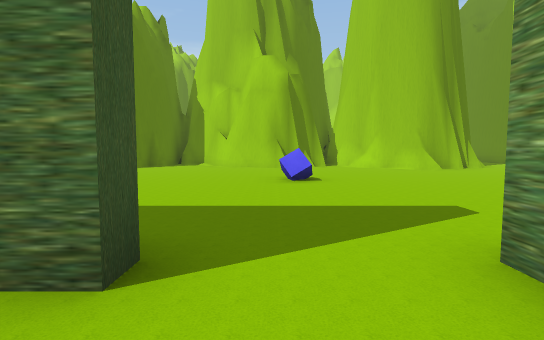
[1] (above)

19 first-person views from a walk through a Unity game level. The camera is 1.3 m above the floor, tilts 4° down and sees 85° across. The floor is counted in squares, 1.97 m on a side. Each view is taken from the middle of a square. On the plan, view 1 faces up. The plan holds only what a view shows up to about 10 squares ahead; the rest is blank. The place goes on beyond the plan. The player character is not drawn. Some surface patterns are stand-ins.

[2]
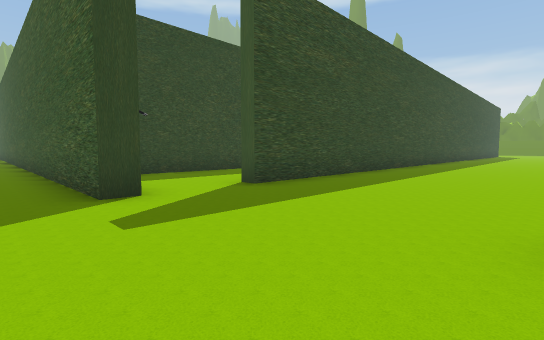

[3]
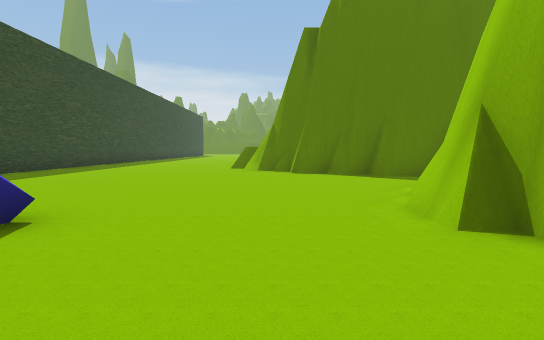

[4]
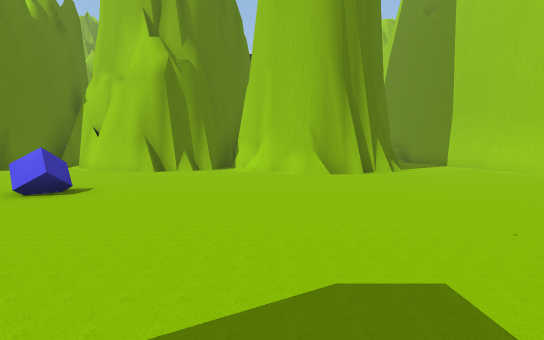

[5]
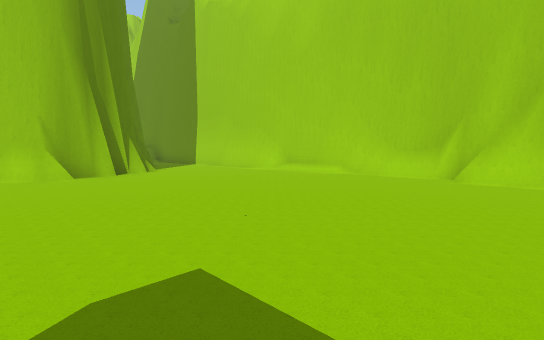

[6]
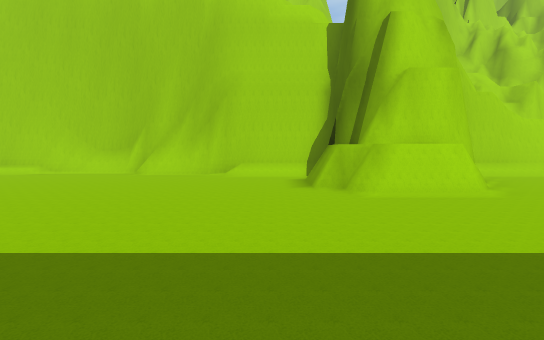

[7]
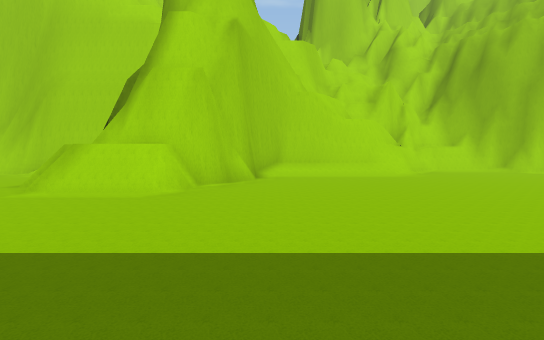

[8]
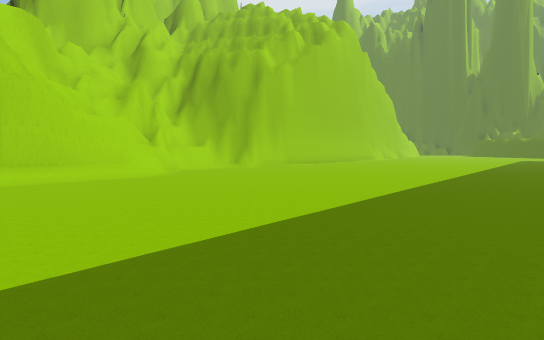

[9]
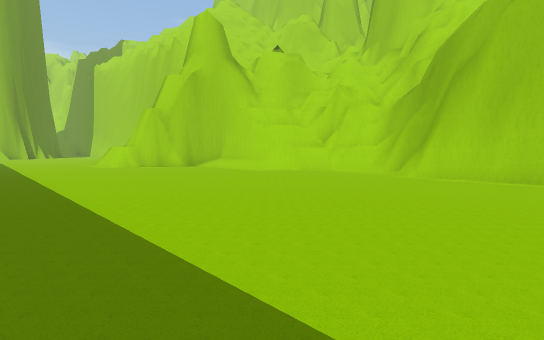

[10]
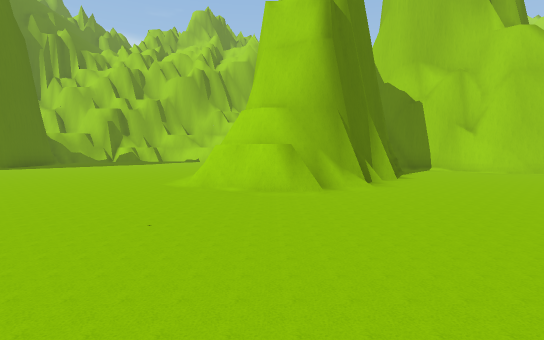

[11]
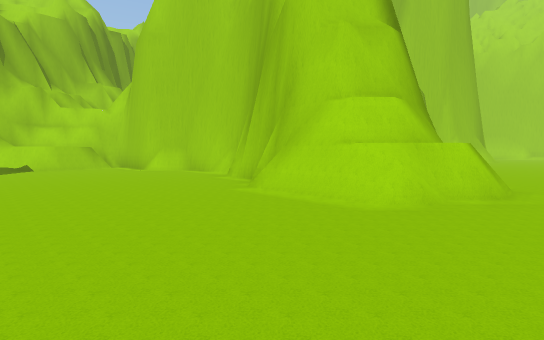

[12]
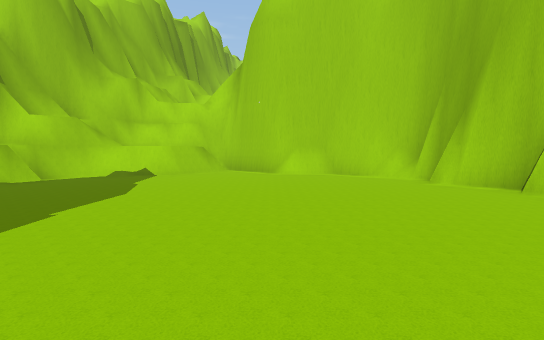

[13]
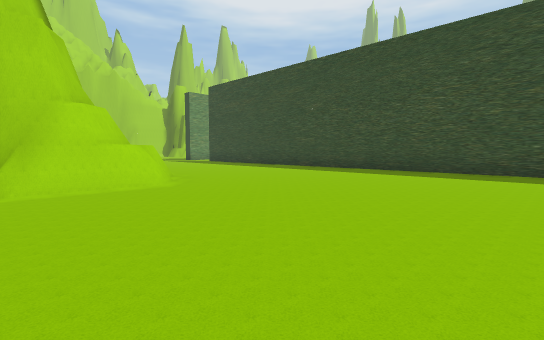

[14]
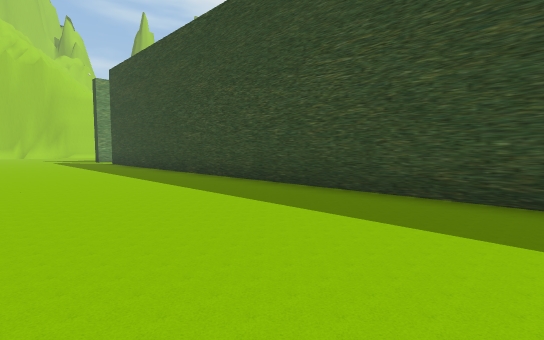

[15]
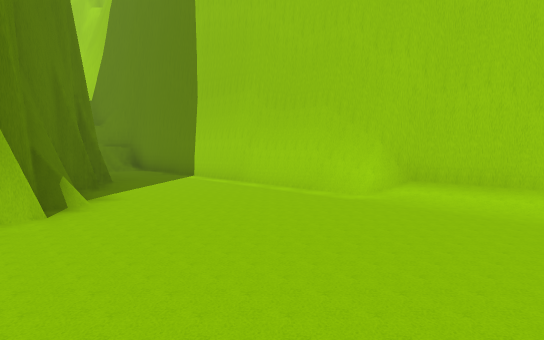

[16]
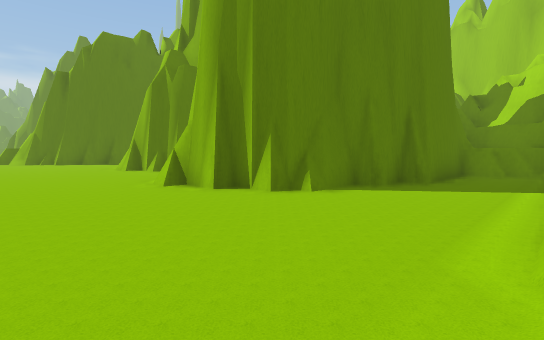

[17]
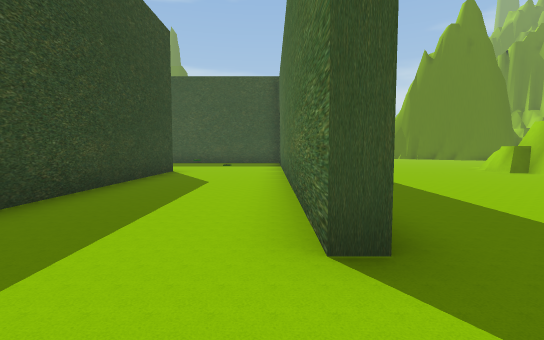

[18]
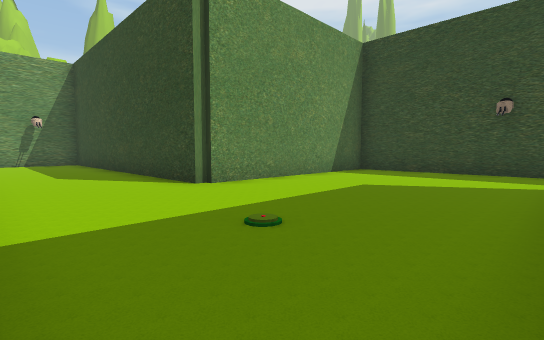

[19]
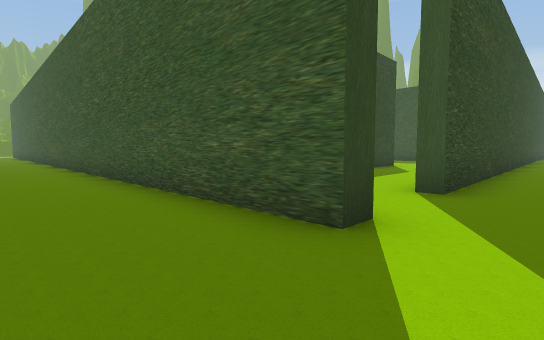

### Floor plan
Key: @ floor where view 1 was taken; # wall or solid block; . floor; / step, stairs or slope; = window, fence, low wall or low ledge; C blue cube; O other object.
Columns run from 15 left of view 1 to 12 right of it. Each row starts with its distance up from view 1.
 20 #####
 19 ##.####
 18 ......#
 17 ......##                ###
 16 .......#                #.#
 15 .......#                #.#
 14 .......#               ##.#
 13 .......#  ####         #..#
 12 .......#  #..#######  ##..#
 11 ......## ##...###.=#####..#
 10 ......## #..........##....#
  9 ......####................##
  8 ......###................./#
  7 ........................../#
  6 ................C..........#
  5 ...........................#
  4 ...........................#
  3 ..........................##
  2 ###############...........#
  1   ...............#........#
  0   .............@.#........#
 -1   ..O........... #.....##.#
 -2   .....###########.....####
 -3   .....#         #.....###
 -4   .....#         #......###
 -5   .....#         #........#
 -6   .....#         #........#
 -7   .....#         #........#
 -8   ######         #........##
 -9                  #.........#
-10                   .........#
-11                   .........#
-12                   .........#
-13                   .........#
-14                   .........#
-15                    ........#
-16                    ...

Positions as (right, up) in squares from view 1, and headings:
1: (0, 0), facing up
2: (3, 6), facing down-left
3: (3, 9), facing left
4: (4, 2), facing up
5: (4, 2), facing up-right
6: (3, 0), facing right
7: (3, -5), facing right
8: (3, -5), facing down-right
9: (4, -15), facing up-right
10: (-8, 3), facing up
11: (-13, 7), facing up-right
12: (-15, 11), facing up-right
13: (-15, 11), facing down-right
14: (-15, 6), facing down-right
15: (7, 7), facing up-right
16: (11, 7), facing up-left
17: (1, 1), facing left
18: (-13, 1), facing down-right
19: (4, 3), facing down-left
